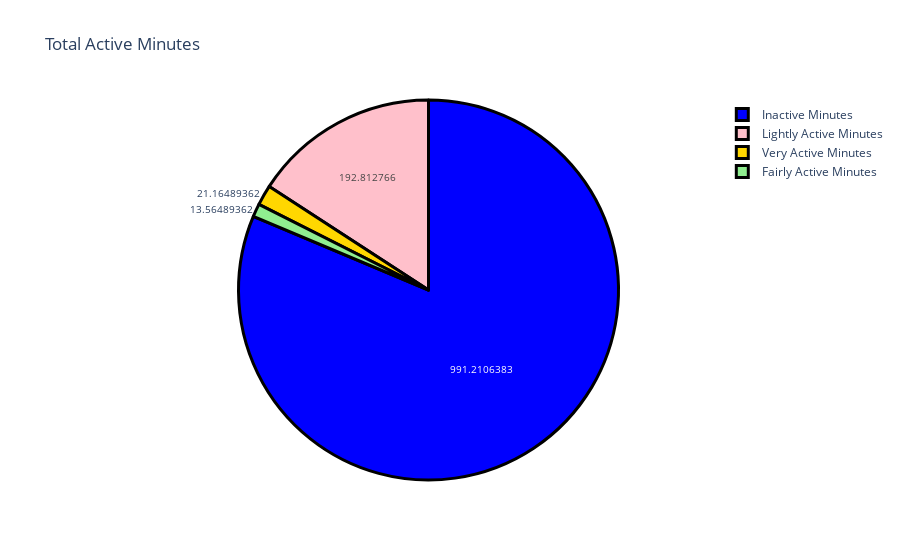

Notebook cell for this chart:
### Markdown cell above
As you can see that there is a linear relationship between the total number of steps and the number of calories burned in a day. Now let’s look at the average total number of active minutes in a day:

### Code cell
label = ["Very Active Minutes", "Fairly Active Minutes", 
         "Lightly Active Minutes", "Inactive Minutes"]
counts = df[["VeryActiveMinutes", "FairlyActiveMinutes", 
               "LightlyActiveMinutes", "SedentaryMinutes"]].mean()
colors = ['gold','lightgreen', "pink", "blue"]

fig = go.Figure(data=[go.Pie(labels=label, values=counts)])
fig.update_layout(title_text='Total Active Minutes')
fig.update_traces(hoverinfo='label+percent', textinfo='value', textfont_size=10,
                  marker=dict(colors=colors, line=dict(color='black', width=3)))
fig.show()

### Figure 1 — Plotly figure (JSON) as saved in the notebook; plotly's stock layout.template omitted (floating-point values rounded to 4 significant figures)
{"data": [{"hoverinfo": "label+percent", "labels": ["Very Active Minutes", "Fairly Active Minutes", "Lightly Active Minutes", "Inactive Minutes"], "marker": {"colors": ["gold", "lightgreen", "pink", "blue"], "line": {"color": "black", "width": 3}}, "textfont": {"size": 10}, "textinfo": "value", "type": "pie", "values": [21.16, 13.56, 192.8, 991.2]}], "layout": {"title": {"text": "Total Active Minutes"}}}
